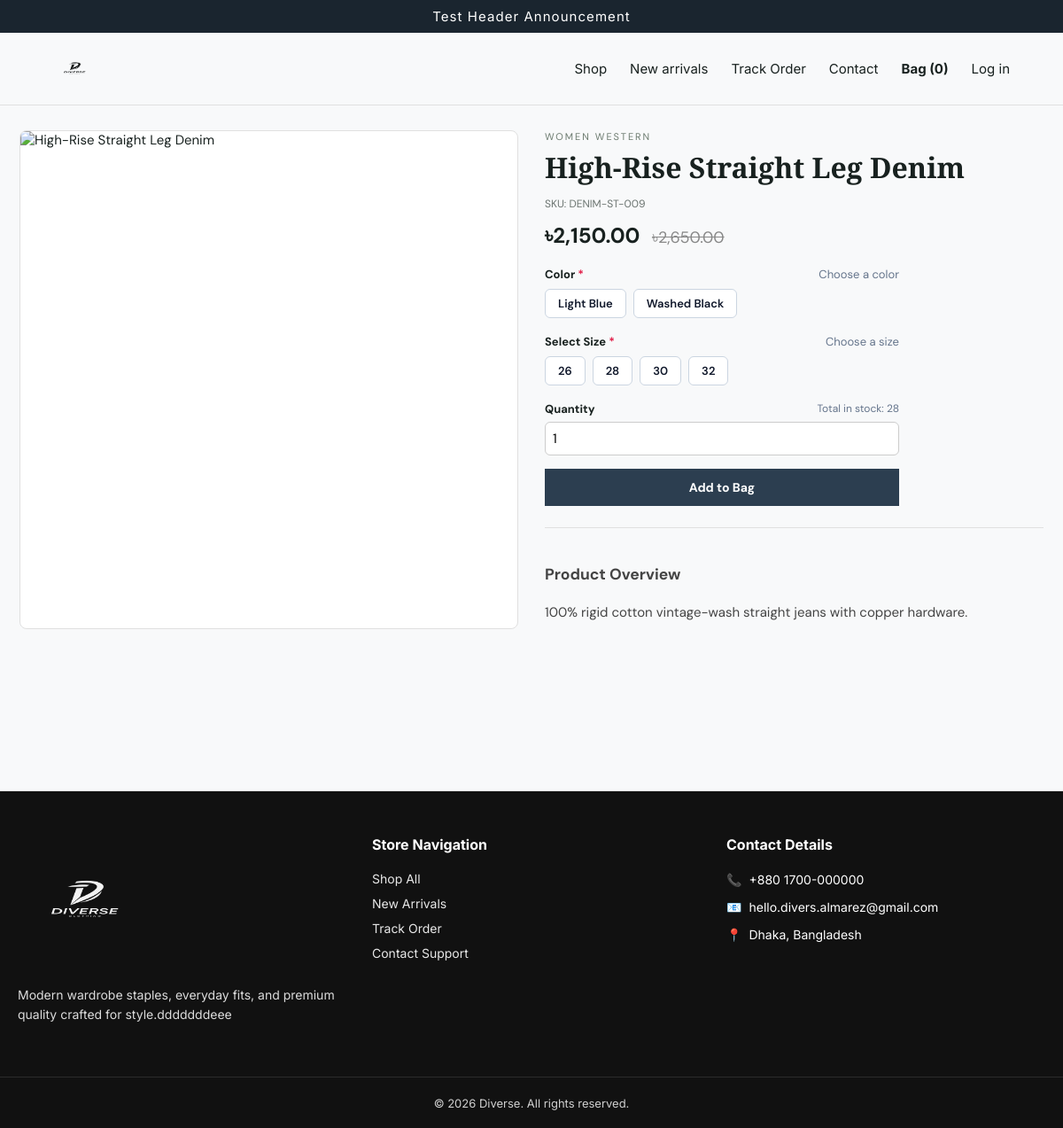
Screenshot of /product.php?slug=high-rise-straight-leg-denim with the database file from the repository.
### tables this page shows
CREATE TABLE `site_settings` (
  `setting_key` varchar(100) NOT NULL,
  `setting_value` text DEFAULT NULL,
  `updated_at` timestamp NOT NULL DEFAULT current_timestamp() ON UPDATE current_timestamp()
);

CREATE TABLE `products` (
  `id` bigint(20) UNSIGNED NOT NULL,
  `category_id` bigint(20) UNSIGNED DEFAULT NULL,
  `name` varchar(180) NOT NULL,
  `slug` varchar(200) NOT NULL,
  `sku` varchar(80) NOT NULL,
  `description` text DEFAULT NULL,
  `price` decimal(10,2) NOT NULL,
  `cost_price` decimal(10,2) NOT NULL DEFAULT 0.00,
  `sizes` varchar(255) DEFAULT '',
  `colors` varchar(255) DEFAULT NULL,
  `compare_price` decimal(10,2) DEFAULT NULL,
  `image_url` varchar(500) DEFAULT NULL,
  `stock` int(10) UNSIGNED NOT NULL DEFAULT 0,
  `active` tinyint(1) NOT NULL DEFAULT 1,
  `created_at` timestamp NOT NULL DEFAULT current_timestamp(),
  `updated_at` timestamp NOT NULL DEFAULT current_timestamp() ON UPDATE current_timestamp()
);

CREATE TABLE `categories` (
  `id` bigint(20) UNSIGNED NOT NULL,
  `name` varchar(100) NOT NULL,
  `slug` varchar(120) NOT NULL,
  `created_at` timestamp NOT NULL DEFAULT current_timestamp()
);

### product.php (the view, shortened to what this page needs)
<?php
require_once __DIR__ . '/app/bootstrap.php';
$slug = trim((string)($_GET['slug'] ?? ''));
$s = db()->prepare('
    SELECT
        p.*,
        c.name category_name,
        c.slug category_slug,
        COALESCE(pi.image_url, p.image_url) AS cover_image
    FROM products p
    LEFT JOIN categories c ON c.id = p.category_id
    LEFT JOIN product_images pi ON pi.product_id = p.id AND pi.is_primary = 1
    WHERE p.slug = ? AND p.active = 1
');
$s->execute([$slug]);
$product = $s->fetch();
$colorOptions = [];
$sizeOptions  = [];
if (empty($colorOptions) && !empty($product['colors'])) {
    $colorOptions = array_filter(array_map('trim', explode(',', (string)$product['colors'])));
}
if (empty($sizeOptions) && !empty($product['sizes'])) {
    $sizeOptions = array_filter(array_map('trim', explode(',', (string)$product['sizes'])));
}
$pageTitle       = $product['name'] . ' | ' . store_name();
require_once __DIR__ . '/app/header.php';
$mainImg = !empty($product['cover_image'])
    ? (str_starts_with($product['cover_image'], 'http') ? $product['cover_image'] : url($product['cover_image']))
    : 'https://images.unsplash.com/photo-1529139574466-a303027c1d8b?w=800';
?>
<div class="product-detail-layout" style="display: grid; grid-template-columns: repeat(auto-fit, minmax(320px, 1fr)); gap: 30px; margin-bottom: 40px;">
    <div class="product-gallery">
        <div class="main-image-wrap" style="background:#fff; border:1px solid var(--line, #eee); border-radius:8px; overflow:hidden; margin-bottom:12px;">
            <img id="mainProductImg" src="<?= e($mainImg) ?>" alt="<?= e($product['name']) ?>" style="width:100%; height:auto; display:block; object-fit:cover; aspect-ratio:1/1;">
        </div>
    </div>
    <div class="product-info">
        <?php if ($product['category_name']): ?>
            <div class="eyebrow"><a href="<?= e(url('index.php?category=' . urlencode($product['category_slug']))) ?>" style="text-decoration:none; color:inherit;"><?= e($product['category_name']) ?></a></div>
        <?php endif; ?>
        <h1 style="margin: 6px 0 12px 0; font-size: 32px;"><?= e($product['name']) ?></h1>
        <p class="muted small" style="margin-bottom: 12px;">SKU: <span id="displaySku"><?= e($product['sku']) ?></span></p>
        <div class="price" style="font-size:24px; font-weight:bold; margin-bottom:20px;">
            <span id="displayPrice"><?= money($product['price']) ?></span>
            <?php if (!empty($product['compare_price']) && $product['compare_price'] > $product['price']): ?>
                <span class="old-price" style="text-decoration:line-through; color:#888; font-size:18px; margin-left:8px;"><?= money($product['compare_price']) ?></span>
            <?php endif; ?>
        </div>
        <?php if ((int)$product['stock'] > 0): ?>
            <form method="post" style="margin-bottom:24px; max-width:400px;" id="addToBagForm">
                <?php if (!empty($colorOptions)): ?>
                    <div class="field" style="margin-bottom:18px;">
                        <label style="font-weight:bold; font-size:13px; display:flex; justify-content:space-between; margin-bottom:8px;">
                            <span>Color <span style="color:#e11d48;">*</span></span>
                            <span id="selectedColorLabel" style="font-weight:normal; color:#64748b;">Choose a color</span>
                        </label>
                        <div style="display:flex; gap:8px; flex-wrap:wrap;" id="colorPillsWrap">
                            <?php foreach ($colorOptions as $c): ?>
                                <button type="button"
                                    class="color-pill-btn"
                                    data-color="<?= e($c) ?>"
                                    onclick="selectProductColor(this, '<?= e(addslashes($c)) ?>')"
                                    style="background:#fff; color:#0f172a; border:1px solid #cbd5e1; border-radius:6px; padding:7px 14px; font-weight:600; font-size:13px; cursor:pointer; min-width:48px; text-align:center;">
                                    <?= e($c) ?>
                                </button>
                            <?php endforeach; ?>
                        </div>
                    </div>
                <?php endif; ?>
                <?php if (!empty($sizeOptions)): ?>
                    <div class="field" style="margin-bottom:18px;">
                        <label style="font-weight:bold; font-size:13px; display:flex; justify-content:space-between; margin-bottom:8px;">
                            <span>Select Size <span style="color:#e11d48;">*</span></span>
                            <span id="selectedSizeLabel" style="font-weight:normal; color:#64748b;">Choose a size</span>
                        </label>
                        <div style="display:flex; gap:8px; flex-wrap:wrap;" id="sizePillsWrap">
                            <?php foreach ($sizeOptions as $sz): ?>
                                <button type="button"
                                    class="size-pill-btn"
                                    data-size="<?= e($sz) ?>"
                                    onclick="selectProductSize(this, '<?= e(addslashes($sz)) ?>')"
                                    style="background:#fff; color:#0f172a; border:1px solid #cbd5e1; border-radius:6px; padding:7px 14px; font-weight:600; font-size:13px; cursor:pointer; min-width:44px; text-align:center;">
                                    <?= e($sz) ?>
                                </button>
                            <?php endforeach; ?>
                        </div>
                    </div>
                <?php endif; ?>
                <div class="field" style="margin-bottom:15px;">
                    <label style="font-weight:bold; font-size:13px; display:flex; justify-content:space-between; margin-bottom:6px;">
                        <span>Quantity</span>
                        <span id="stockLimitHint" style="font-weight:normal; font-size:12px; color:#64748b;">Total in stock: <?= (int)$product['stock'] ?></span>
                    </label>
                    <input type="number" id="qtyInput" name="qty" value="1" min="1" max="<?= (int)$product['stock'] ?>" style="padding:8px; width:100%; border-radius:6px; border:1px solid #ccc;">
                </div>
                <button class="button" name="add_to_cart" value="1" id="addToBagBtn" style="width:100%; padding:12px; font-weight:bold;">Add to Bag</button>
            </form>
        <?php else: ?>
            <div class="notice error" style="margin-bottom:24px;">Out of Stock</div>
        <?php endif; ?>
        <div class="description" style="line-height:1.6; color:#444; border-top:1px solid var(--line, #eee); padding-top:20px;">
            <h3>Product Overview</h3>
            <p style="white-space:pre-wrap;"><?= e($product['description'] ?: 'No description available for this item.') ?></p>
        </div>
    </div>
</div>
<?php require_once __DIR__ . '/app/footer.php'; ?>

### app/bootstrap.php (shortened to what this page needs)
<?php
if (!function_exists('envv')) {
    function envv(string $key, string $default = ''): string
    {
        return (string)($_ENV[$key] ?? getenv($key) ?: $default);
    }
}
if (!function_exists('db')) {
    function db(): PDO
    {
        static $pdo = null;
        if ($pdo instanceof PDO) return $pdo;
        $dsn = 'mysql:host=' . envv('DB_HOST', '127.0.0.1') . ';port=' . envv('DB_PORT', '3306') . ';dbname=' . envv('DB_NAME', 'v2ecom') . ';charset=utf8mb4';
        $pdo = new PDO($dsn, envv('DB_USER', 'root'), envv('DB_PASS', ''), [PDO::ATTR_ERRMODE => PDO::ERRMODE_EXCEPTION, PDO::ATTR_DEFAULT_FETCH_MODE => PDO::FETCH_ASSOC, PDO::ATTR_EMULATE_PREPARES => false]);
        return $pdo;
    }
}
if (!function_exists('e')) {
    function e(?string $v): string
    {
        return htmlspecialchars((string)$v, ENT_QUOTES | ENT_SUBSTITUTE, 'UTF-8');
    }
}
if (!function_exists('site_setting')) {
    function site_setting(string $key, string $default = ''): string
    {
        static $cache = [];
        if (array_key_exists($key, $cache)) {
            return $cache[$key];
        }
        try {
            $st = db()->prepare('SELECT setting_value FROM site_settings WHERE setting_key = ?');
            $st->execute([$key]);
            $val = $st->fetchColumn();
            if ($val !== false && $val !== null) {
                $cache[$key] = (string)$val;
                return $cache[$key];
            }
            return $default;
        } catch (Throwable $e) {
            return $default;
        }
    }
}
if (!function_exists('store_name')) {
    function store_name(): string
    {
        return site_setting('site_name', envv('APP_NAME', 'Diverse'));
    }
}
if (!function_exists('brand_html')) {
    function brand_html(): string
    {
        $name = e(store_name());
        $logo = trim(site_setting('logo_url', ''));
        if ($logo !== '') return '<img class="brand-logo" src="' . e(url($logo)) . '" alt="' . $name . ' logo">';
        return $name;
    }
}
if (!function_exists('money')) {
    function money(float|int|string $amount): string
    {
        $symbol = site_setting('currency_symbol', envv('CURRENCY', '৳'));
        return e($symbol) . number_format((float)$amount, 2);
    }
}
if (!function_exists('url')) {
    function url(string $path = ''): string
    {
        return rtrim(envv('APP_URL', 'http://localhost/v2ecom'), '/') . '/' . ltrim($path, '/');
    }
}
if (site_setting('maintenance_mode', '0') === '1') {
    $reqUri = $_SERVER['REQUEST_URI'] ?? '';
    $isAdminRoute = str_contains($reqUri, '/manage_portal_x92/') || str_contains($reqUri, '/admin/');
    $isLoggedInAdmin = !empty($_SESSION['admin_id']);
    $isAdminPreview  = isset($_GET['preview']) || isset($_GET['admin_test']);
    if (!$isAdminRoute && (!$isLoggedInAdmin || !$isAdminPreview)) {
        http_response_code(503);
        header('Cache-Control: no-store, no-cache, must-revalidate, max-age=0');
        header('Cache-Control: post-check=0, pre-check=0', false);
        header('Pragma: no-cache');
        header('Expires: Thu, 01 Jan 1970 00:00:00 GMT');
        header('Retry-After: 3600');
        $mTitle = site_setting('maintenance_title', 'We’ll Be Right Back!');
        $mMsg   = site_setting('maintenance_message', 'Our website is currently undergoing scheduled maintenance.');
        $store  = store_name();
        $logo   = site_setting('logo_url', '');
?>
        <!doctype html>
        <html lang="en">
        <head>
            <meta charset="utf-8">
            <meta name="viewport" content="width=device-width, initial-scale=1">
            <title><?= e($mTitle) ?> · <?= e($store) ?></title>
            <style>
                body {
                    font-family: -apple-system, BlinkMacSystemFont, "Segoe UI", Roboto, sans-serif;
                    background: #f8fafc;
                    color: #1e293b;
                    display: flex;
                    align-items: center;
                    justify-content: center;
                    min-height: 100vh;
                    margin: 0;
                    padding: 20px;
                    box-sizing: border-box;
                }
                .m-card {
                    background: #ffffff;
                    max-width: 520px;
                    width: 100%;
                    padding: 40px 30px;
                    border-radius: 16px;
                    text-align: center;
                    box-shadow: 0 10px 30px rgba(0, 0, 0, 0.05);
                    border: 1px solid #e2e8f0;
                }
                .m-card h1 {
                    font-size: 26px;
                    margin: 15px 0 10px 0;
                    color: #0f172a;
                }
                .m-card p {
                    font-size: 15px;
                    color: #64748b;
                    line-height: 1.6;
                    margin-bottom: 25px;
                }
                .badge {
                    background: #fef3c7;
                    color: #92400e;
                    font-size: 12px;
                    font-weight: bold;
                    padding: 6px 12px;
                    border-radius: 20px;
                    text-transform: uppercase;
                    letter-spacing: 1px;
                    display: inline-block;
                }
            </style>
        </head>
        <body>
            <div class="m-card">
                <?php if ($logo): ?>
                    <img src="<?= e(url($logo)) ?>" alt="<?= e($store) ?>" style="max-height: 60px; margin-bottom: 10px;">
                <?php else: ?>
                    <div class="badge">🛠️ Under Maintenance</div>
                <?php endif; ?>
                <h1><?= e($mTitle) ?></h1>
                <p><?= nl2br(e($mMsg)) ?></p>
                <div style="font-size: 13px; color: #94a3b8;">&copy; <?= date('Y') ?> <?= e($store) ?>. All rights reserved.</div>
            </div>
        </body>
        </html>
<?php
        exit;
    }
}

### assets/style.css (style rules this page uses)
:root { --ink: #18211f; --muted: #6b7470; --cream: #f7f5ef; --green: #25483d; --line: #e5e5de; --white: #fff; --accent: var(--green); --panel-bg: #fff; }
* { box-sizing: border-box; }
body { margin: 0; background: #fff; color: var(--ink); font: 15px "DM Sans", sans-serif; }
a { color: inherit; text-decoration: none; }
button, .button { border: 0; cursor: pointer; background: var(--green); color: #fff; padding: 13px 18px; font: 600 14px "DM Sans", sans-serif; display: inline-block; text-align: center; }
.brand-logo { display: block; max-width: 190px; max-height: 48px; width: auto; height: auto; object-fit: contain; }
.eyebrow { letter-spacing: 0.18em; text-transform: uppercase; font-size: 11px; color: #6c7b6f; }
.muted { color: var(--muted); }
.price { font-weight: 700; }
.old-price { text-decoration: line-through; color: #9a9a90; font-weight: 400; margin-left: 7px; }
.field { margin-bottom: 15px; }
.field label { display: block; font-size: 12px; font-weight: 700; margin-bottom: 7px; }
.field input, .field textarea, .field select, input, textarea, select { width: 100%; border: 1px solid #d9ddd7; padding: 12px; font: inherit; background: white; }
.small { font-size: 12px; }

### rows the page displays
site_settings: setting_value (picture)
products: category.name "WOMEN WESTERN", name "High-Rise Straight Leg Denim", sku "DENIM-ST-009", price.setting_value "৳2,150.00", compare_price "৳2,650.00", colors "Light Blue", colors "Washed Black", sizes "26", sizes "28", sizes "30", sizes "32", stock "28", description "100% rigid cotton vintage-wash straight jeans with copper hardware."

### other values shown
$announcement "Test Header Announcement"
cart_count() "0"
$footerAbout "Modern wardrobe staples, everyday fits, and premium quality crafted for style.dddddddeee"
$footerPhone "+880 1700-000000"
$footerEmail "hello.divers.almarez@gmail.com"
$footerAddress "Dhaka, Bangladesh"
$footerCopyright "© 2026 Diverse. All rights reserved."
